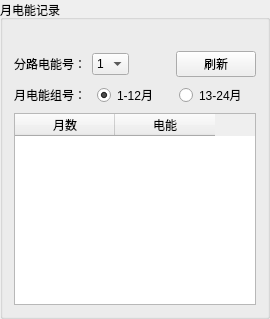
                      <widget class="QGroupBox" name="groupBox_5">
                       <property name="maximumSize">
                        <size>
                         <width>270</width>
                         <height>16777215</height>
                        </size>
                       </property>
                       <property name="title">
                        <string>月电能记录</string>
                       </property>
                       <layout class="QVBoxLayout" name="verticalLayout_18">
                        <item>
                         <layout class="QVBoxLayout" name="verticalLayout_14">
                          <item>
                           <layout class="QHBoxLayout" name="horizontalLayout_59">
                            <item>
                             <spacer name="horizontalSpacer_29">
                              <property name="orientation">
                               <enum>Qt::Horizontal</enum>
                              </property>
                              <property name="sizeHint" stdset="0">
                               <size>
                                <width>40</width>
                                <height>20</height>
                               </size>
                              </property>
                             </spacer>
                            </item>
                           </layout>
                          </item>
                          <item>
                           <layout class="QHBoxLayout" name="horizontalLayout_54">
                            <item>
                             <widget class="QLabel" name="label_71">
                              <property name="text">
                               <string>分路电能号：</string>
                              </property>
                              <property name="alignment">
                               <set>Qt::AlignLeading|Qt::AlignLeft|Qt::AlignVCenter</set>
                              </property>
                             </widget>
                            </item>
                            <item>
                             <widget class="QComboBox" name="comboBox_4">
                              <item>
                               <property name="text">
                                <string>1</string>
                               </property>
                              </item>
                              <item>
                               <property name="text">
                                <string>2</string>
                               </property>
                              </item>
                              <item>
                               <property name="text">
                                <string>3</string>
                               </property>
                              </item>
                              <item>
                               <property name="text">
                                <string>4</string>
                               </property>
                              </item>
                              <item>
                               <property name="text">
                                <string>5</string>
                               </property>
                              </item>
                             </widget>
                            </item>
                            <item>
                             <spacer name="horizontalSpacer_24">
                              <property name="orientation">
                               <enum>Qt::Horizontal</enum>
                              </property>
                              <property name="sizeHint" stdset="0">
                               <size>
                                <width>40</width>
                                <height>20</height>
                               </size>
                              </property>
                             </spacer>
                            </item>
                            <item>
                             <widget class="QPushButton" name="pushButton_20">
                              <property name="minimumSize">
                               <size>
                                <width>80</width>
                                <height>0</height>
                               </size>
                              </property>
                              <property name="text">
                               <string>刷新</string>
                              </property>
                              <property name="icon">
                               <iconset resource="resource.qrc">
                                <normaloff>:/image/update.ico</normaloff>:/image/update.ico</iconset>
                              </property>
                             </widget>
                            </item>
                           </layout>
                          </item>
                          <item>
                           <layout class="QHBoxLayout" name="horizontalLayout_55">
                            <item>
                             <widget class="QLabel" name="label_72">
                              <property name="text">
                               <string>月电能组号：</string>
                              </property>
                              <property name="alignment">
                               <set>Qt::AlignLeading|Qt::AlignLeft|Qt::AlignVCenter</set>
                              </property>
                             </widget>
                            </item>
                            <item>
                             <widget class="QRadioButton" name="radioButton_13">
                              <property name="text">
                               <string>1-12月</string>
                              </property>
                              <property name="checked">
                               <bool>true</bool>
                              </property>
                             </widget>
                            </item>
                            <item>
                             <widget class="QRadioButton" name="radioButton_14">
                              <property name="text">
                               <string>13-24月</string>
                              </property>
                             </widget>
                            </item>
                           </layout>
                          </item>
                          <item>
                           <widget class="QTableWidget" name="tableWidget_8">
                            <column>
                             <property name="text">
                              <string>月数</string>
                             </property>
                            </column>
                            <column>
                             <property name="text">
                              <string>电能</string>
                             </property>
                            </column>
                           </widget>
                          </item>
                         </layout>
                        </item>
                       </layout>
                      </widget>
